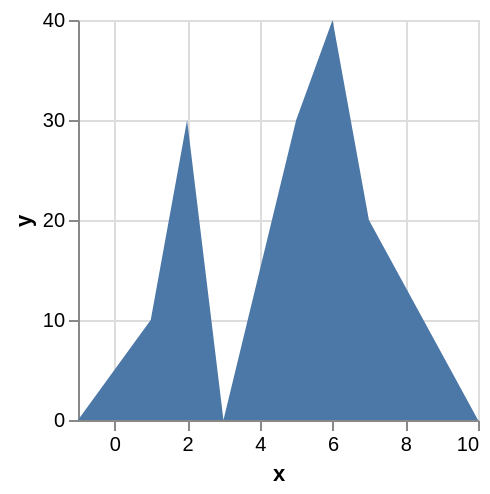

Describe this chart as a Vega-Lite specification.
### Vega specification from a JSON file in a GitHub repository (floating-point values rounded to 4 significant figures)
{"$schema": "https://vega.github.io/schema/vega/v5.json", "background": "white", "padding": 5, "width": 200, "height": 200, "style": "cell", "data": [{"name": "source_0", "values": [{"x": -1, "y": null}, {"x": 1, "y": 10}, {"x": 2, "y": 30}, {"x": 3, "y": null}, {"x": 4, "y": 15}, {"x": 5, "y": 30}, {"x": 6, "y": 40}, {"x": 7, "y": 20}, {"x": 10, "y": null}]}, {"name": "data_0", "source": "source_0", "transform": [{"type": "formula", "expr": "toNumber(datum[\"x\"])", "as": "x"}, {"type": "impute", "field": "y", "groupby": [], "key": "x", "method": "value", "value": 0}, {"type": "stack", "groupby": ["x"], "field": "y", "sort": {"field": [], "order": []}, "as": ["y_start", "y_end"], "offset": "zero"}]}], "marks": [{"name": "marks", "type": "area", "style": ["area"], "sort": {"field": "x"}, "from": {"data": "data_0"}, "encode": {"update": {"orient": {"value": "vertical"}, "fill": {"value": "#4c78a8"}, "description": {"signal": "\"x: \" + (format(datum[\"x\"], \"\")) + \"; y: \" + (format(datum[\"y\"], \"\"))"}, "x": [{"test": "!isValid(datum[\"x\"]) || !isFinite(+datum[\"x\"])", "value": 0}, {"scale": "x", "field": "x"}], "y": {"scale": "y", "field": "y_end"}, "y2": {"scale": "y", "field": "y_start"}}}}], "scales": [{"name": "x", "type": "linear", "domain": {"data": "data_0", "field": "x"}, "range": [0, {"signal": "width"}], "nice": true, "zero": false}, {"name": "y", "type": "linear", "domain": {"data": "data_0", "fields": ["y_start", "y_end"]}, "range": [{"signal": "height"}, 0], "nice": true, "zero": true}], "axes": [{"scale": "x", "orient": "bottom", "gridScale": "y", "grid": true, "tickCount": {"signal": "ceil(width/40)"}, "domain": false, "labels": false, "aria": false, "maxExtent": 0, "minExtent": 0, "ticks": false, "zindex": 0}, {"scale": "y", "orient": "left", "gridScale": "x", "grid": true, "tickCount": {"signal": "ceil(height/40)"}, "domain": false, "labels": false, "aria": false, "maxExtent": 0, "minExtent": 0, "ticks": false, "zindex": 0}, {"scale": "x", "orient": "bottom", "grid": false, "title": "x", "labelFlush": true, "labelOverlap": true, "tickCount": {"signal": "ceil(width/40)"}, "zindex": 0}, {"scale": "y", "orient": "left", "grid": false, "title": "y", "labelOverlap": true, "tickCount": {"signal": "ceil(height/40)"}, "zindex": 0}]}
